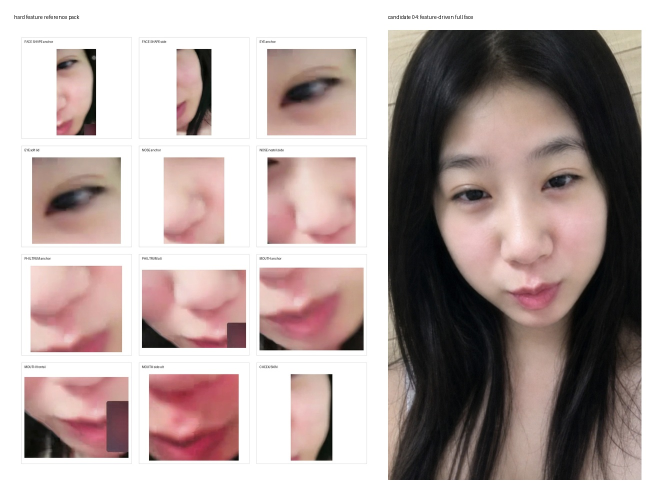
#> input picture docs/cases/feature_driven_ai_assembly_20260611/assets/feature_pack_vs_candidate_04_review.jpg, 1311 x 988 px, given in place of selected_001_t_00048.000.jpg, which was not available (shown at 1/2 size)
$ python build_ai_curated_crops_case.py
#> lines starting #> are read from the running program, lines starting #| are printed output that depends on the picture; pictures that were not available may be replaced by others from this repository, and a replacement may not be noted
from pathlib import Path
import json
import sys

from PIL import Image, ImageDraw

PROJECT_ROOT = Path(__file__).resolve().parents[1]
sys.path.insert(0, str(PROJECT_ROOT / "src"))

from vfrb.build_reference_boards import build_reference_board


CASE_ROOT = PROJECT_ROOT / "outputs" / "keyframe_selection_case"
SELECTED_DIR = CASE_ROOT / "selected_keyframes"
OUTPUT_DIR = CASE_ROOT / "local_reference" / "ai_curated_crops"
BOARDS_DIR = OUTPUT_DIR / "boards"


# Pixel boxes are x1, y1, x2, y2 on the original 592x1280 keyframes.
# Landmark points are in crop-local coordinates. These are AI-curated from
# the selected-keyframes sheet and original-frame spot checks.
CROP_MANIFEST = {
    "selected_001_t_00048.000.jpg": {
        "nose": {"box": (0, 430, 430, 940), "points": {"nose_tip": (188, 355), "left_nostril": (75, 338), "right_nostril": (358, 320), "nose_bridge": (178, 92)}, "usable": True},
        "philtrum": {"box": (0, 700, 430, 1120), "points": {"philtrum_center": (194, 242), "upper_lip_center": (210, 330), "nose_base": (190, 150)}, "usable": True},
        "mouth": {"box": (0, 830, 390, 1270), "points": {"left_mouth_corner": (30, 278), "right_mouth_corner": (302, 222), "upper_lip_center": (165, 190), "lower_lip_center": (180, 310), "philtrum_center": (175, 94)}, "usable": True},
        "cheek_skin": {"box": (230, 470, 592, 1020), "points": {}, "usable": True},
    },
    "selected_002_t_00047.500.jpg": {
        "eye": {"box": (0, 300, 280, 610), "points": {"inner_eye_corner": (250, 160), "outer_eye_corner": (42, 154), "upper_lid_center": (145, 128), "lower_lid_center": (145, 184)}, "usable": True},
        "nose": {"box": (80, 500, 480, 990), "points": {"nose_tip": (242, 292), "left_nostril": (106, 268), "right_nostril": (370, 335), "nose_bridge": (245, 40)}, "usable": True},
        "philtrum": {"box": (70, 730, 455, 1160), "points": {"philtrum_center": (230, 180), "upper_lip_center": (258, 325), "nose_base": (214, 90)}, "usable": True},
        "mouth": {"box": (100, 920, 465, 1280), "points": {"left_mouth_corner": (72, 300), "right_mouth_corner": (320, 152), "upper_lip_center": (218, 210), "lower_lip_center": (246, 304), "philtrum_center": (215, 72)}, "usable": False, "warning": "right side partly covered by overlay"},
        "cheek_skin": {"box": (250, 410, 592, 950), "points": {}, "usable": True},
    },
    "selected_003_t_00039.000.jpg": {
        "eye": (50, 160, 420, 520),
        "nose": (0, 470, 330, 940),
        "philtrum": (0, 700, 350, 1030),
        "mouth": (0, 850, 390, 1160),
        "cheek_skin": (240, 360, 540, 980),
        "face_shape": (120, 160, 560, 1120),
    },
    "selected_004_t_00038.000.jpg": {
        "mouth": (0, 680, 250, 1040),
        "cheek_skin": (0, 310, 330, 940),
        "face_shape": (0, 220, 360, 1110),
    },
    "selected_005_t_00048.000.jpg": {
        "nose": (0, 430, 430, 940),
        "philtrum": (0, 700, 430, 1120),
        "mouth": (0, 830, 390, 1270),
        "cheek_skin": (230, 470, 592, 1020),
    },
    "selected_006_t_00048.500.jpg": {
        "eye": (250, 270, 592, 570),
        "nose": (0, 520, 460, 1030),
        "philtrum": (0, 760, 455, 1130),
        "mouth": (0, 900, 385, 1270),
        "cheek_skin": (250, 440, 592, 1030),
    },
    "selected_007_t_00048.500.jpg": {
        "eye": (250, 270, 592, 570),
        "nose": (0, 520, 460, 1030),
        "philtrum": (0, 760, 455, 1130),
        "mouth": (0, 900, 385, 1270),
        "cheek_skin": (250, 440, 592, 1030),
    },
    "selected_008_t_00039.500.jpg": {
        "eye": (310, 300, 592, 580),
        "nose": (0, 490, 500, 980),
        "philtrum": (0, 730, 520, 1120),
        "mouth": (70, 890, 520, 1240),
        "cheek_skin": (260, 420, 592, 1040),
    },
    "selected_009_t_00039.500.jpg": {
        "eye": (310, 300, 592, 580),
        "nose": (0, 490, 500, 980),
        "philtrum": (0, 730, 520, 1120),
        "mouth": (70, 890, 520, 1240),
        "cheek_skin": (260, 420, 592, 1040),
    },
    "selected_010_t_00047.500.jpg": {
        "eye": (0, 300, 280, 610),
        "nose": (80, 500, 480, 990),
        "philtrum": (70, 730, 455, 1160),
        "mouth": (100, 920, 465, 1280),
        "cheek_skin": (250, 410, 592, 950),
    },
    "selected_011_t_00039.000.jpg": {
        "eye": (50, 160, 420, 520),
        "nose": (0, 470, 330, 940),
        "philtrum": (0, 700, 350, 1030),
        "mouth": (0, 850, 390, 1160),
        "cheek_skin": (240, 360, 540, 980),
        "face_shape": (120, 160, 560, 1120),
    },
    "selected_012_t_00040.000.jpg": {
        "eye": (220, 290, 592, 570),
        "nose": (0, 500, 430, 1030),
        "philtrum": (0, 760, 440, 1120),
        "cheek_skin": (210, 430, 592, 1020),
    },
    "selected_013_t_00040.000.jpg": {
        "eye": (220, 290, 592, 570),
        "nose": (0, 500, 430, 1030),
        "philtrum": (0, 760, 440, 1120),
        "cheek_skin": (210, 430, 592, 1020),
    },
    "selected_014_t_00038.500.jpg": {
        "mouth": (0, 690, 270, 1030),
        "cheek_skin": (0, 290, 340, 940),
        "face_shape": (0, 180, 380, 1120),
    },
    "selected_015_t_00038.500.jpg": {
        "mouth": (0, 690, 270, 1030),
        "cheek_skin": (0, 290, 340, 940),
        "face_shape": (0, 180, 380, 1120),
    },
    "selected_016_t_00015.500.jpg": {
        "nose": (0, 490, 300, 840),
        "philtrum": (0, 620, 300, 940),
        "mouth": (0, 690, 330, 1040),
        "cheek_skin": (0, 390, 410, 1040),
    },
}


def main() -> None:
    OUTPUT_DIR.mkdir(parents=True, exist_ok=True)
    BOARDS_DIR.mkdir(parents=True, exist_ok=True)
    rows_by_region = {}
    manifest_rows = []
    review_rows = []

    for file_name, regions in CROP_MANIFEST.items():
        source = SELECTED_DIR / file_name
        with Image.open(source) as image:
#> image is the input picture: PIL image 1311x988 RGB; mean R, G, B 179.6, 164.2, 161.9
            image = image.convert("RGB")
            for region, raw_spec in regions.items():
                spec = _normalize_spec(region, raw_spec)
                box = spec["box"]
                region_dir = OUTPUT_DIR / region
                region_dir.mkdir(parents=True, exist_ok=True)
                destination = region_dir / file_name
                crop = image.crop(box)
                crop.save(destination, format="JPEG", quality=95)
                review_path = region_dir / f"{Path(file_name).stem}_review.jpg"
                _draw_landmark_review(crop, spec, review_path)
                row = {
                    "source": str(source),
                    "path": str(destination),
                    "review_path": str(review_path),
                    "file_name": file_name,
                    "region": region,
                    "box": box,
                    "points": spec["points"],
                    "usable_for_alignment": spec["usable"],
                    "landmark_source": spec["landmark_source"],
                    "warning": spec.get("warning", ""),
                }
                rows_by_region.setdefault(region, []).append(row)
                manifest_rows.append(row)
                review_rows.append(row)
#> this loop made 4 passes
#> pass 1, in main, `crop = image.crop(box)`:
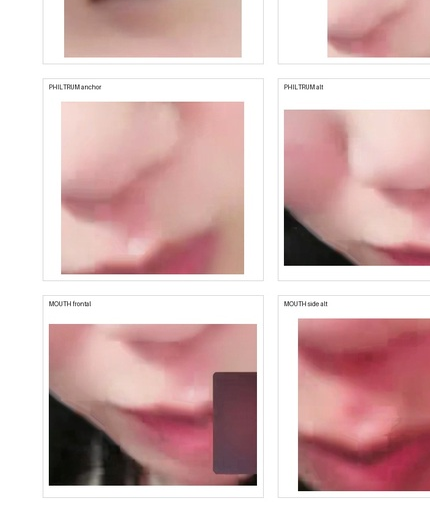
#> crop: PIL image 430x510 RGB; mean R, G, B 215.4, 184.2, 183.9
#> pass 1, in _draw_landmark_review, `image.save(output_path, format="JPEG", quality=95)`:
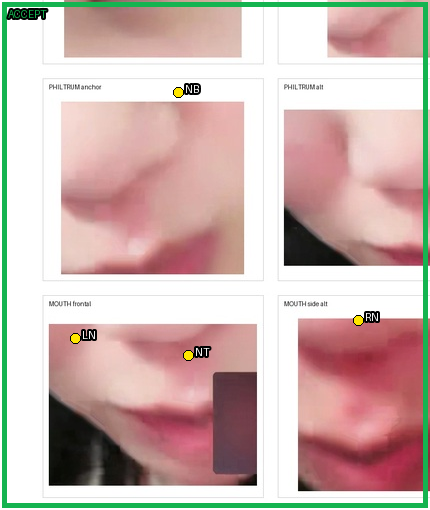
#> saved as selected_001_t_00048.000_review.jpg: PIL image 430x510 RGB; mean R, G, B 205.3, 181.9, 177.1
#> pass 2, in main, `crop = image.crop(box)`:
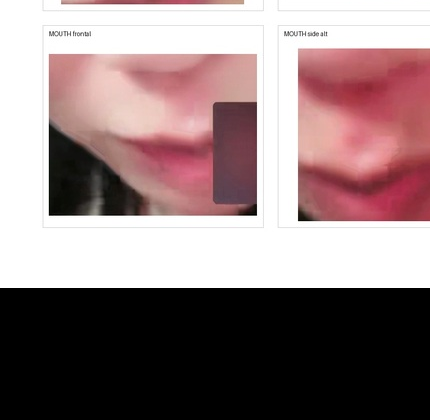
#> crop: PIL image 430x420 RGB; mean R, G, B 146.6, 126.7, 127.9
#> pass 2, in _draw_landmark_review (call 2), `image.save(output_path, format="JPEG", quality=95)`:
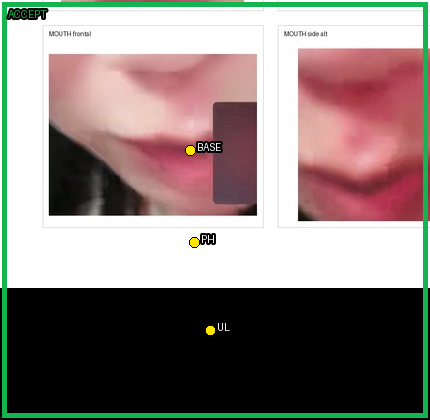
#> saved as selected_001_t_00048.000_review.jpg: PIL image 430x420 RGB; mean R, G, B 140.4, 128.6, 124.8
#> after the loop:
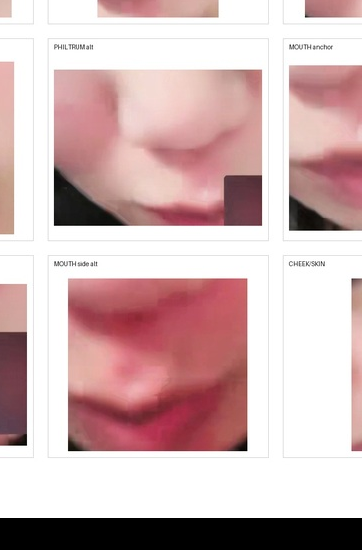
#> crop: PIL image 362x550 RGB; mean R, G, B 208.3, 181.1, 181.8
#> after the loop, manifest_rows = 4 items; review_rows = 4 items; rows_by_region = 4 items
#> pass 2 of the loop in main, `for file_name, regions in CROP_MANIFEST.items():`:
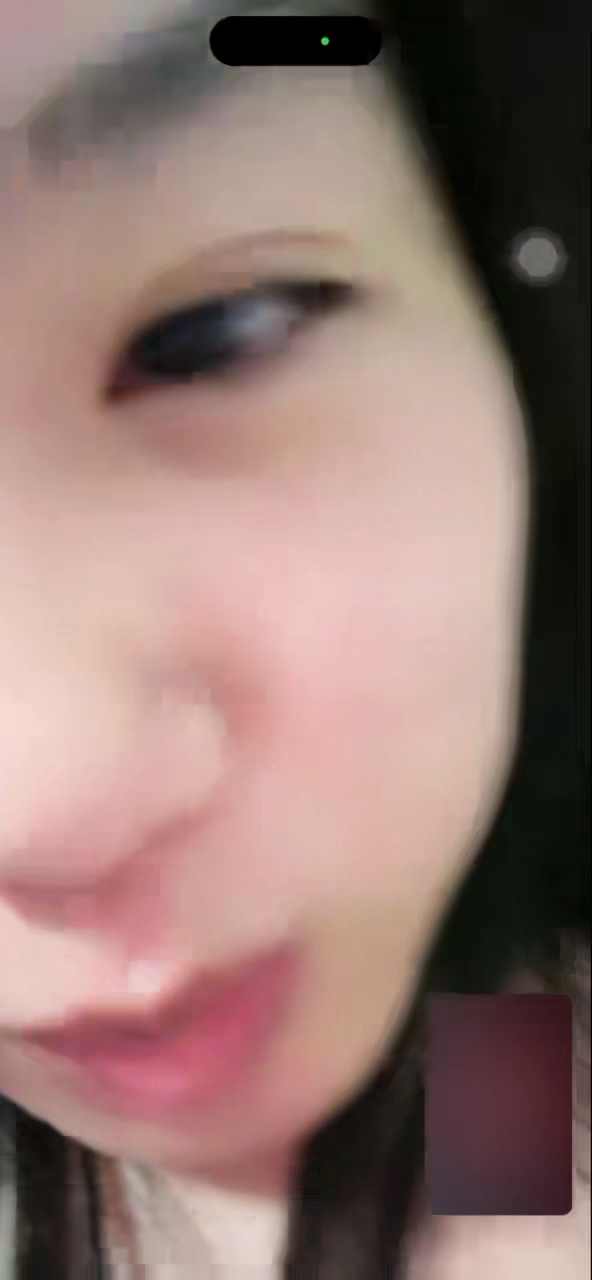
#> input picture docs/cases/feature_driven_ai_assembly_20260611/assets/primary_scaffold_selected_003.jpg, 592 x 1280 px, given in place of selected_002_t_00047.500.jpg, which was not available
#> in main, image is the input picture: PIL image 592x1280 RGB; mean R, G, B 147.4, 119.9, 113.7
#> the loop in main, `for region, raw_spec in regions.items():` made 5 passes
#> pass 1, in _draw_landmark_review (call 5), `image.save(output_path, format="JPEG", quality=95)`:
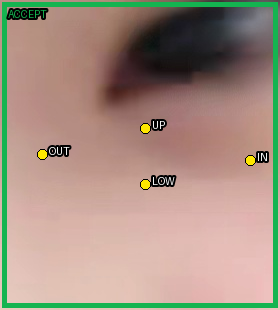
#> saved as selected_002_t_00047.500_review.jpg: PIL image 280x310 RGB; mean R, G, B 165, 143.9, 129.4
#> after the loop in main, `for region, raw_spec in regions.items():`:
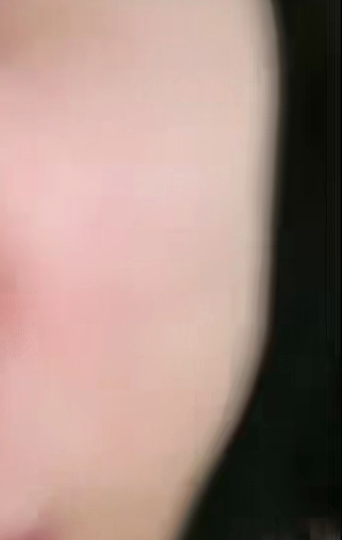
#> crop: PIL image 342x540 RGB; mean R, G, B 164.6, 138.2, 129.4
#> after the loop in main, `for region, raw_spec in regions.items():`: manifest_rows = 9 items; rows_by_region = 5 items

    for region, rows in sorted(rows_by_region.items()):
        build_reference_board(
            [
                {
                    "path": row["path"],
                    "file_name": row["file_name"],
                    "total_score": "ai-box",
                }
                for row in rows
            ],
            BOARDS_DIR / f"{region}.jpg",
            title=f"AI Curated {region.replace('_', ' ').title()} Crops",
            columns=4,
            thumb_size=(220, 180),
        )
        build_reference_board(
            [
                {
                    "path": row["review_path"],
                    "file_name": row["file_name"],
                    "total_score": "accept" if row["usable_for_alignment"] else "reject",
                }
                for row in rows
            ],
            BOARDS_DIR / f"{region}_landmark_review.jpg",
            title=f"AI Reviewed {region.replace('_', ' ').title()} Landmarks",
            columns=4,
            thumb_size=(220, 180),
        )

    build_reference_board(
        [
            {
                "path": row["review_path"],
                "file_name": f"{row['region']} {row['file_name']}",
                "total_score": "accept" if row["usable_for_alignment"] else "reject",
            }
            for row in review_rows
        ],
        BOARDS_DIR / "all_landmark_review.jpg",
        title="AI Overall Landmark Review",
        columns=4,
        thumb_size=(220, 180),
    )
    accepted_alignment_rows = [
        row
        for row in review_rows
        if row["usable_for_alignment"] and row["region"] not in {"cheek_skin", "face_shape"}
    ]
    build_reference_board(
        [
            {
                "path": row["review_path"],
                "file_name": f"{row['region']} {row['file_name']}",
                "total_score": row["landmark_source"],
            }
            for row in accepted_alignment_rows
        ],
        BOARDS_DIR / "accepted_alignment_landmark_review.jpg",
        title="AI Accepted Alignment Landmark Review",
        columns=4,
        thumb_size=(220, 180),
    )

    summary = {
        "source_sheet": str(CASE_ROOT / "contact_sheets" / "selected_keyframes.jpg"),
        "source_keyframes": str(SELECTED_DIR),
        "output_dir": str(OUTPUT_DIR),
        "method": "AI visual box and landmark selection from selected-keyframes sheet; crops taken from original keyframe images.",
        "regions": {region: len(rows) for region, rows in sorted(rows_by_region.items())},
        "accepted_for_alignment": sum(1 for row in manifest_rows if row["usable_for_alignment"]),
        "rejected_for_alignment": sum(1 for row in manifest_rows if not row["usable_for_alignment"]),
        "overall_review_sheet": str(BOARDS_DIR / "all_landmark_review.jpg"),
        "accepted_alignment_review_sheet": str(BOARDS_DIR / "accepted_alignment_landmark_review.jpg"),
        "ai_audit": {
            "decision": "use_accepted_alignment_crops_for_local_opencv_trials_only",
            "excluded_regions": ["cheek_skin", "face_shape"],
            "known_rejections": ["mouth:selected_002_t_00047.500.jpg"],
            "warnings": [
                "Most points are AI-estimated from visual crops, not model landmarks.",
                "Perspective risk remains high for nose and mouth close-ups.",
                "Do not run whole-face homography from these points.",
            ],
        },
        "rows": manifest_rows,
    }
    (OUTPUT_DIR / "ai_curated_crops_summary.json").write_text(
        json.dumps(summary, ensure_ascii=False, indent=2),
        encoding="utf-8",
    )
    lines = [
        "# AI Curated Crops Summary",
        "",
        f"- source_sheet: {summary['source_sheet']}",
        f"- source_keyframes: {summary['source_keyframes']}",
        f"- output_dir: {summary['output_dir']}",
        f"- method: {summary['method']}",
        f"- accepted_for_alignment: {summary['accepted_for_alignment']}",
        f"- rejected_for_alignment: {summary['rejected_for_alignment']}",
        f"- overall_review_sheet: {summary['overall_review_sheet']}",
        f"- accepted_alignment_review_sheet: {summary['accepted_alignment_review_sheet']}",
        "",
        "## Regions",
        "",
    ]
    for region, count in summary["regions"].items():
        lines.append(f"- {region}: {count}")
    lines.extend(["", "## AI Audit", ""])
    lines.append(f"- decision: {summary['ai_audit']['decision']}")
    for warning in summary["ai_audit"]["warnings"]:
        lines.append(f"- warning: {warning}")
    (OUTPUT_DIR / "ai_curated_crops_summary.md").write_text("\n".join(lines), encoding="utf-8")
    print(OUTPUT_DIR / "ai_curated_crops_summary.md")
    print(BOARDS_DIR)


def _normalize_spec(region, raw_spec):
    if isinstance(raw_spec, dict):
        box = tuple(raw_spec["box"])
        points = raw_spec.get("points", {})
        usable = bool(raw_spec.get("usable", True))
        landmark_source = "ai_visual"
        warning = raw_spec.get("warning", "")
    else:
        box = tuple(raw_spec)
        points = _default_points(region, box)
        usable = bool(points) and region not in {"face_shape", "cheek_skin"}
        landmark_source = "ai_visual_estimated"
        warning = "estimated points require lower confidence"
    return {
        "box": box,
        "points": points,
        "usable": usable,
        "landmark_source": landmark_source,
        "warning": warning,
    }


def _default_points(region, box):
    width = box[2] - box[0]
    height = box[3] - box[1]
    if region == "mouth":
        return {
            "left_mouth_corner": (int(width * 0.18), int(height * 0.62)),
            "right_mouth_corner": (int(width * 0.82), int(height * 0.56)),
            "upper_lip_center": (int(width * 0.50), int(height * 0.42)),
            "lower_lip_center": (int(width * 0.52), int(height * 0.72)),
            "philtrum_center": (int(width * 0.48), int(height * 0.24)),
        }
    if region == "philtrum":
        return {
            "nose_base": (int(width * 0.46), int(height * 0.26)),
            "philtrum_center": (int(width * 0.48), int(height * 0.50)),
            "upper_lip_center": (int(width * 0.52), int(height * 0.76)),
        }
    if region == "nose":
        return {
            "nose_bridge": (int(width * 0.50), int(height * 0.18)),
            "nose_tip": (int(width * 0.48), int(height * 0.58)),
            "left_nostril": (int(width * 0.32), int(height * 0.68)),
            "right_nostril": (int(width * 0.68), int(height * 0.68)),
        }
    if region == "eye":
        return {
            "outer_eye_corner": (int(width * 0.18), int(height * 0.50)),
            "inner_eye_corner": (int(width * 0.82), int(height * 0.48)),
            "upper_lid_center": (int(width * 0.50), int(height * 0.38)),
            "lower_lid_center": (int(width * 0.50), int(height * 0.62)),
        }
    return {}


def _draw_landmark_review(crop, spec, output_path):
    image = crop.copy()
    draw = ImageDraw.Draw(image)
    colors = {
        "usable": (20, 180, 80),
        "reject": (230, 40, 50),
        "point": (255, 230, 0),
        "text": (255, 255, 255),
    }
    outline = colors["usable"] if spec["usable"] else colors["reject"]
    draw.rectangle((2, 2, image.width - 3, image.height - 3), outline=outline, width=5)
    for name, point in spec["points"].items():
        x, y = point
        draw.ellipse((x - 5, y - 5, x + 5, y + 5), fill=colors["point"], outline=(0, 0, 0))
        draw.text((x + 7, max(0, y - 9)), _short_label(name), fill=colors["text"], stroke_width=2, stroke_fill=(0, 0, 0))
    status = "ACCEPT" if spec["usable"] else "REJECT"
    draw.text((8, 8), status, fill=outline, stroke_width=2, stroke_fill=(0, 0, 0))
    image.save(output_path, format="JPEG", quality=95)


def _short_label(name):
    return {
        "left_mouth_corner": "LMC",
        "right_mouth_corner": "RMC",
        "upper_lip_center": "UL",
        "lower_lip_center": "LL",
        "philtrum_center": "PH",
        "nose_tip": "NT",
        "left_nostril": "LN",
        "right_nostril": "RN",
        "nose_bridge": "NB",
        "nose_base": "BASE",
        "inner_eye_corner": "IN",
        "outer_eye_corner": "OUT",
        "upper_lid_center": "UP",
        "lower_lid_center": "LOW",
    }.get(name, name[:4].upper())


if __name__ == "__main__":
#> (the run stopped early here; a loop or call above may not have finished)
